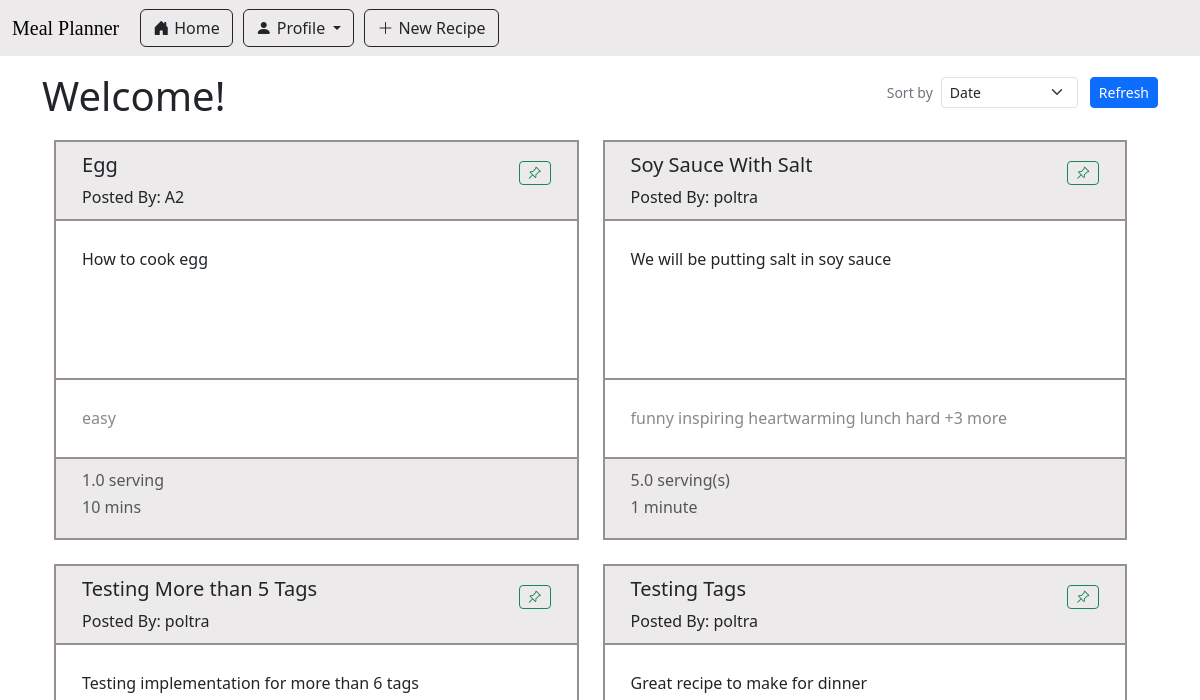
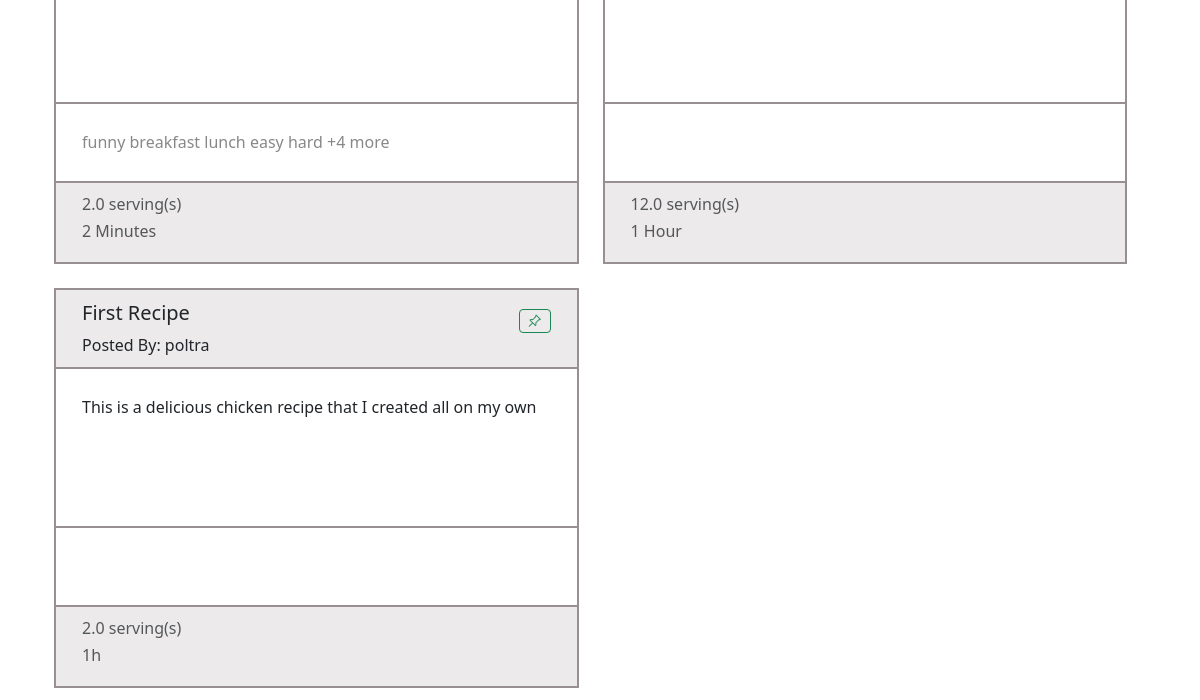
The page /index on the database as committed earlier (2 pictures, top to bottom).
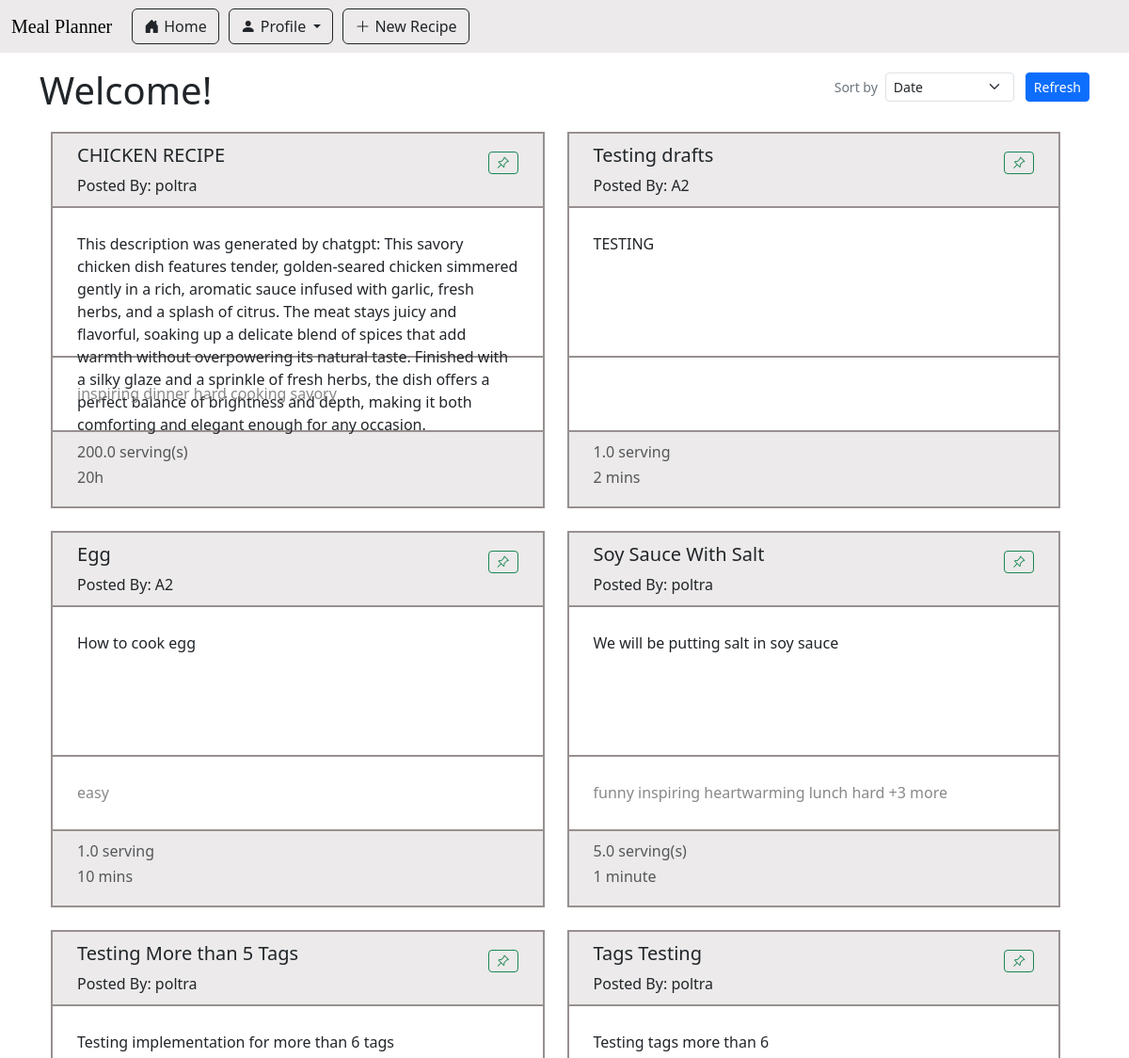
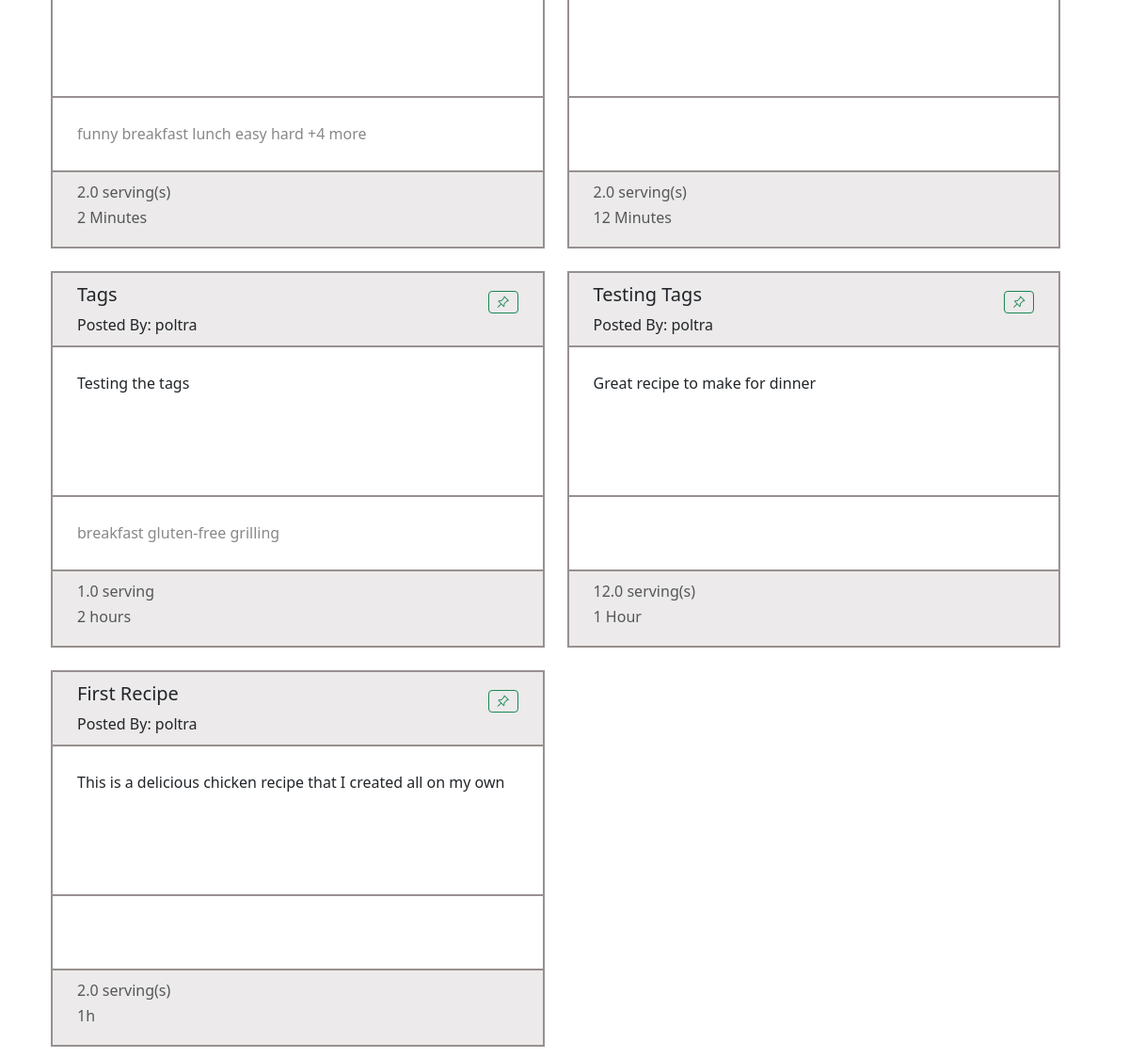
The same page on the database as committed later (2 pictures, top to bottom).
### app/main/models.py (models this page shows, shortened)
class Recipe(db.Model):
    id : sqlo.Mapped[int] = sqlo.mapped_column(primary_key=True)
    title : sqlo.Mapped[str] = sqlo.mapped_column(sqla.String(150), default="")
    description: sqlo.Mapped[str] = sqlo.mapped_column(sqla.String(1500), default="")
    servingSize : sqlo.Mapped[float] = sqlo.mapped_column(sqla.Float, default=0)
    estimatedTime : sqlo.Mapped[str] = sqlo.mapped_column(sqla.String(25), default="")
    steps : sqlo.Mapped[str] = sqlo.mapped_column(sqla.String, default="")
    timestamp : sqlo.Mapped[Optional[datetime]] = sqlo.mapped_column(default = lambda : datetime.now(timezone.utc))
    is_draft : sqlo.Mapped[bool] = sqlo.mapped_column(sqla.Boolean, default=True)
    user_id : sqlo.Mapped[int] = sqlo.mapped_column(sqla.ForeignKey('user.id'))
    writer : sqlo.Mapped['User'] = sqlo.relationship(back_populates='written_recipes')
    tags: sqlo.WriteOnlyMapped['Tag'] = sqlo.relationship(
        secondary=recipe_tags_table,
        primaryjoin=(recipe_tags_table.c.recipe_id == id),
        back_populates='recipes',
        passive_deletes=True)
    recipe_saved_by_users : sqlo.WriteOnlyMapped['User'] = sqlo.relationship(
        secondary=saved_recipes_table,
        primaryjoin=(saved_recipes_table.c.recipe_id == id),
        back_populates='users_saved_recipes',
        passive_deletes=True)
    def get_num_tag(self):
        return len(self.get_tags())
    ingredients_used: sqlo.WriteOnlyMapped['RecipeIngredientUse'] = sqlo.relationship(back_populates='recipe_usecase_recipe', passive_deletes=True)
    def get_tags(self):
        return db.session.scalars(self.tags.select()).all()

class User(db.Model, UserMixin):
    id: sqlo.Mapped[int] = sqlo.mapped_column(primary_key=True)
    first_name: sqlo.Mapped[str] = sqlo.mapped_column(sqla.String(64))
    last_name: sqlo.Mapped[str] = sqlo.mapped_column(sqla.String(64))
    username: sqlo.Mapped[str] = sqlo.mapped_column(sqla.String(64))
    email: sqlo.Mapped[str] = sqlo.mapped_column(sqla.String(120))
    password_hash: sqlo.Mapped[str] = sqlo.mapped_column(sqla.String(256))
    is_certified: sqlo.Mapped[bool] = sqlo.mapped_column(sqla.Boolean, default=False)
    written_recipes: sqlo.WriteOnlyMapped['Recipe'] = sqlo.relationship(back_populates='writer')
    users_saved_recipes : sqlo.WriteOnlyMapped['Recipe'] = sqlo.relationship(
        secondary=saved_recipes_table,
        primaryjoin=(saved_recipes_table.c.user_id == id),
        back_populates='recipe_saved_by_users',
        passive_deletes=True)
    curr_ingredients: sqlo.WriteOnlyMapped['UserIngredientListUse'] = sqlo.relationship(back_populates='userlist_user')

class Tag(db.Model):
    id: sqlo.Mapped[int] = sqlo.mapped_column(primary_key=True)
    name: sqlo.Mapped[str] = sqlo.mapped_column(sqla.String(20))
    recipes: sqlo.WriteOnlyMapped['Recipe'] = sqlo.relationship(
        secondary=recipe_tags_table, primaryjoin=(recipe_tags_table.c.tag_id == id), back_populates='tags')

### app/main/routes.py (the view, shortened to what this page needs)
@bp_main.route('/', methods=['GET'])
@bp_main.route('/index', methods=['GET', 'POST'])
def index():
    empty_form = EmptyForm()
    sort_form = SortForm()
    if request.method == 'GET':
        recipes = sqla.select(Recipe).where(Recipe.is_draft == False).order_by(Recipe.timestamp.desc())
    all_recipes  = db.session.scalars(recipes).all()
    return render_template('index.html', title="", recipes=all_recipes, form=empty_form, sortform = sort_form)

### app/main/forms.py
class EmptyForm(FlaskForm):
    submit = SubmitField('Submit')

class SortForm(FlaskForm):
    sortby = SelectField('Sort by', choices=['Date', "# of likes", "Certified User"])
    refresh = SubmitField('Refresh')

### meal_planner.py (called while the page is built)
@app.before_request
def initDB(*args, **kwargs):
    if app._got_first_request:
        db.create_all()

### app/main/templates/index.html (shortened to what this page needs)
{% extends "base.html" %}
{% import 'bootstrap_wtf.html' as wtf %}
{% block content %}
<div class="d-flex justify-content-between align-items-center">
    <h1 >Welcome!</h1>
    <form method="POST" class="d-flex align-items-center gap-1">
        <div class="d-flex align-items-center">
            <label class="me-2 mb-0 small text-secondary text-nowrap">Sort by</label>
            {{ sortform.sortby(class="form-select form-select-sm", style="width: auto;") }}
        </div>
        {{ sortform.refresh(class="btn btn-primary btn-sm ms-2") }}
    </form>
</div>
    <div class="recipe-card-collection">
        {% for recipe in recipes %}
            <div class="recipe-card">{% include '_recipe.html' %} </div>
        {% endfor %}
    </div>
</div>
{% endblock %}

### app/main/templates/_recipe.html (shortened to what this page needs)
<div class="shine-effect">
    <a class="hidden-link" href="{{ url_for('recipe.view_recipe', recipe_id=recipe.id) }}">
        <div class="recipe-card-header bottom-line">
            <span>
                <h5>{{ recipe.title }}</h5>
                <h7>Posted By: {{ recipe.writer.username }}</h7>
            </span>
            <span class="icon-button">
                <form action="" method="post">
                    <button type="submit" class="btn btn-outline-success btn-sm">
                        <i class="bi bi-pin-angle"></i><span class="button-description">Save</span>
                    </button>
                </form>
            </span>
        </div>
        <div class="recipe-card-content bottom-line">
            <p>{{ recipe.description }}</p>
        </div>
        <div class = "recipe-card-tags bottom-line">
            {% if recipe.get_num_tag() > 6 %}
                {% for tag in recipe.get_tags()[:5] %}
                    {{tag.name}}
                {% endfor %}
                +{{ recipe.get_num_tag()-5 }} more
            {% else %}
                {% for tag in recipe.get_tags() %}
                    {{tag.name}}
                {% endfor %}
            {% endif %}
        </div>
        <div class="recipe-card-footer">
            <span>
                {% if recipe.servingSize > 1 %}
                    <h6 class="text-muted"> {{recipe.servingSize}} serving(s) </h5>
                {% else %}
                    <h6 class="text-muted"> {{recipe.servingSize}} serving </h5>
                {% endif %}
                <h6 class="text-muted"> {{recipe.estimatedTime}} </h5>
            </span>
        </div>
    </a>
</div>

Rows that differ between the two databases and show on the page:
now on this page (row edited): Recipe: title "CHICKEN RECIPE", writer.username "poltra", description "This description was generated by chatgpt: This savory chicken dish features tender, golden-seared chicken simmered gently in a rich, aromatic sauce infused with garlic, fresh herbs, and a splash of citrus. The meat stays juicy and flavorful, soaking up a delicate blend of spices that add warmth without overpowering its natural taste. Finished with a silky glaze and a sprinkle of fresh herbs, the dish offers a perfect balance of brightness and depth, making it both comforting and elegant enough for any occasion.", servingSize "200.0", estimatedTime "20h", Tag (name "inspiring"), Tag (name "hard")
now on this page (row unchanged): Tag: name "dinner", shown under "CHICKEN RECIPE"
now on this page (row unchanged): Tag: name "cooking", shown under "CHICKEN RECIPE"
now on this page (row unchanged): Tag: name "savory", shown under "CHICKEN RECIPE"
added Recipe: title "Testing drafts", writer.username "A2", description "TESTING", servingSize "1.0", estimatedTime "2 mins"
added Recipe: title "Tags Testing", writer.username "poltra", description "Testing tags more than 6", servingSize "2.0", estimatedTime "12 Minutes"
added Recipe: title "Tags", writer.username "poltra", description "Testing the tags", servingSize "1.0", estimatedTime "2 hours", Tag (name "breakfast")
now on this page (row unchanged): Tag: name "gluten-free", shown under "Tags"
now on this page (row unchanged): Tag: name "grilling", shown under "Tags"
